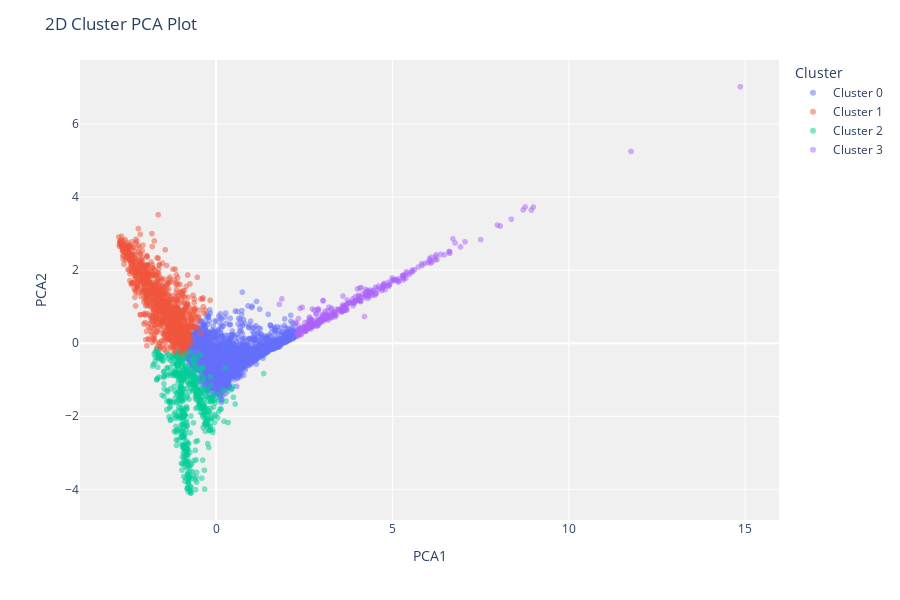

Source (notebook cell):
### Code cell
plot_model(kmeans)

### Figure 1 — Plotly figure (JSON) as saved in the notebook; plotly's stock layout.template omitted (floating-point values rounded to 4 significant figures; data arrays with more than 128 entries replaced by an {"elided": "..."} marker saying what was removed)
{"data": [{"customdata": {"elided": "2086x1 float values"}, "hovertemplate": "Cluster=Cluster 0<br>PCA1=%{x}<br>PCA2=%{y}<br>Feature=%{customdata[0]}<extra></extra>", "legendgroup": "Cluster 0", "marker": {"color": "#636efa", "opacity": 0.5, "symbol": "circle"}, "mode": "markers", "name": "Cluster 0", "showlegend": true, "textposition": "top center", "type": "scattergl", "x": {"elided": "2086 float values"}, "xaxis": "x", "y": {"elided": "2086 float values"}, "yaxis": "y"}, {"customdata": {"elided": "1121x1 float values"}, "hovertemplate": "Cluster=Cluster 1<br>PCA1=%{x}<br>PCA2=%{y}<br>Feature=%{customdata[0]}<extra></extra>", "legendgroup": "Cluster 1", "marker": {"color": "#EF553B", "opacity": 0.5, "symbol": "circle"}, "mode": "markers", "name": "Cluster 1", "showlegend": true, "textposition": "top center", "type": "scattergl", "x": {"elided": "1121 float values"}, "xaxis": "x", "y": {"elided": "1121 float values"}, "yaxis": "y"}, {"customdata": {"elided": "545x1 float values"}, "hovertemplate": "Cluster=Cluster 2<br>PCA1=%{x}<br>PCA2=%{y}<br>Feature=%{customdata[0]}<extra></extra>", "legendgroup": "Cluster 2", "marker": {"color": "#00cc96", "opacity": 0.5, "symbol": "circle"}, "mode": "markers", "name": "Cluster 2", "showlegend": true, "textposition": "top center", "type": "scattergl", "x": {"elided": "545 float values"}, "xaxis": "x", "y": {"elided": "545 float values"}, "yaxis": "y"}, {"customdata": {"elided": "323x1 float values"}, "hovertemplate": "Cluster=Cluster 3<br>PCA1=%{x}<br>PCA2=%{y}<br>Feature=%{customdata[0]}<extra></extra>", "legendgroup": "Cluster 3", "marker": {"color": "#ab63fa", "opacity": 0.5, "symbol": "circle"}, "mode": "markers", "name": "Cluster 3", "showlegend": true, "textposition": "top center", "type": "scattergl", "x": {"elided": "323 float values"}, "xaxis": "x", "y": {"elided": "323 float values"}, "yaxis": "y"}], "layout": {"height": 600, "legend": {"title": {"text": "Cluster"}, "tracegroupgap": 0}, "margin": {"t": 60}, "plot_bgcolor": "rgb(240,240,240)", "title": {"text": "2D Cluster PCA Plot"}, "xaxis": {"anchor": "y", "domain": [0, 1], "title": {"text": "PCA1"}}, "yaxis": {"anchor": "x", "domain": [0, 1], "title": {"text": "PCA2"}}}}
